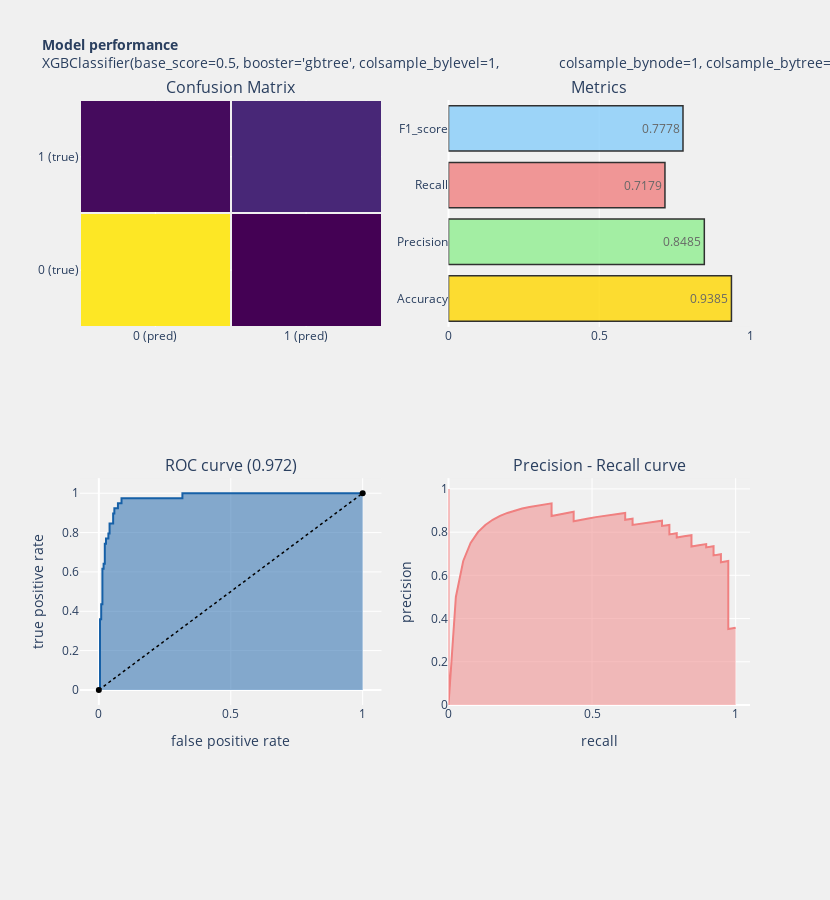

Notebook code cell kept with this figure:
### Code cell
model_performance_plot(xgb_model)
